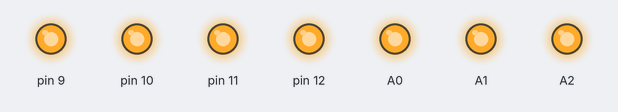
The sketch below on a simulated Arduino Uno, built with avr-gcc and run on an emulated ATmega328P. Shown: output pins drawn as LEDs (lit = HIGH).

Above: at 0.12 s.
At 2.37 s:
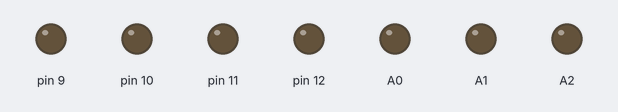
Timing chart, 0 to 3.0 s (numbered marks = the images above):
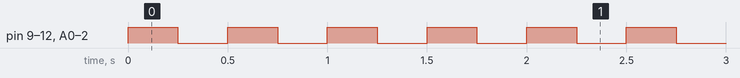

The sketch:

Snapino_Test.ino
```cpp
//Snapino_Test

void setup() {
   pinMode(9,OUTPUT);
  pinMode(10,OUTPUT);
  pinMode(11,OUTPUT);
  pinMode(12,OUTPUT);
  pinMode(A0,OUTPUT);
  pinMode(A1,OUTPUT);
  pinMode(A2,OUTPUT);
}

void loop() {
digitalWrite(9,HIGH);
digitalWrite(10,HIGH);
digitalWrite(11,HIGH);
digitalWrite(12,HIGH);
digitalWrite(A0,HIGH);
digitalWrite(A1,HIGH);
digitalWrite(A2,HIGH);
delay(250);
digitalWrite(9,LOW);
digitalWrite(10,LOW);
digitalWrite(11,LOW);
digitalWrite(12,LOW);
digitalWrite(A0,LOW);
digitalWrite(A1,LOW);
digitalWrite(A2,LOW);
delay(250);
}
```

Measured:
- by itself, pin 9–12, A0–2: alternates HIGH for 0.25 s and LOW for 0.25 s
